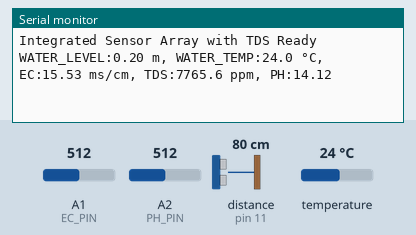
Recording of a sketch running on a simulated Arduino Uno, built with avr-gcc and run on an emulated ATmega328P. On the bench: the last lines printed to the serial monitor. Wiring (inferred from the names in the program): ultrasonic range finder: trigger pin 10; echo pin 11. The test bench sets the inputs (shaded band); at power-on: distance to the obstacle (sensor on pin 11) 80 cm, temperature 24 °C, A1 (EC_PIN) = 512, A2 (PH_PIN) = 512. The echo pulse lasts 58.3 µs per cm.

Above: at 2.6 s.
2.7 s: distance to the obstacle (sensor on pin 11) set to 2 cm
At 3.8 s:
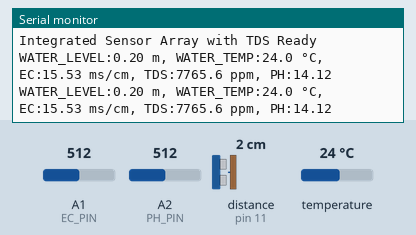
4.2 s: temperature set to 12 °C
At 4.7 s:
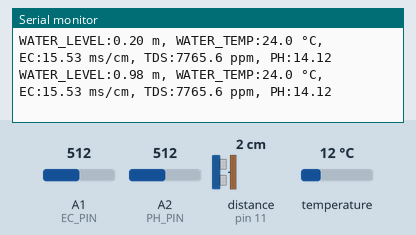
5.7 s: A1 (EC_PIN) set to 716
At 7.0 s:
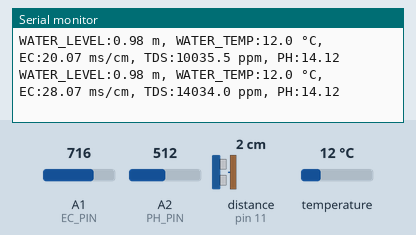
7.2 s: A2 (PH_PIN) set to 716
At 8.3 s:
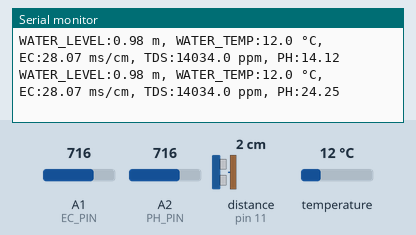
8.7 s: distance to the obstacle (sensor on pin 11) set to 4 cm
At 10.0 s:
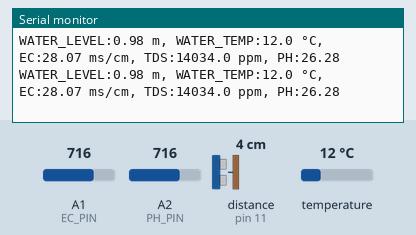
10.2 s: temperature set to 19 °C
At 11.2 s:
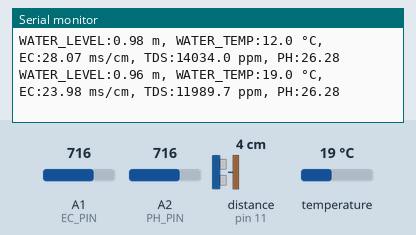
Timing chart, 0 to 12.7 s (numbered marks = the images above; inputs shaded):
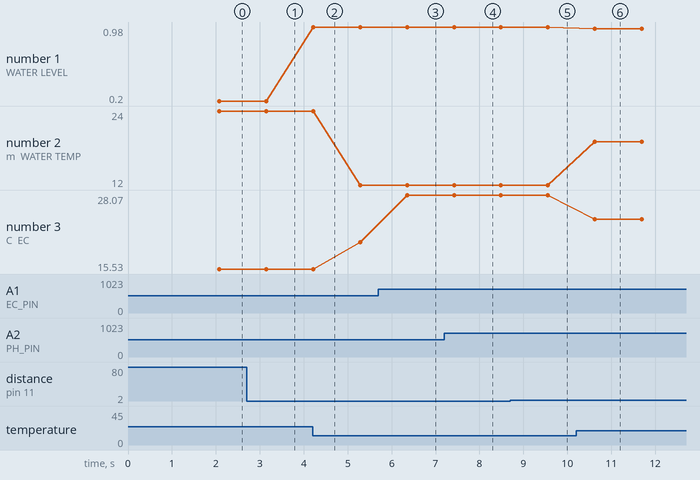

Measured:
- after the input at 5.7 s, the serial monitor: prints a new line after 0.65 s (image 3)
- after the input at 7.2 s, the serial monitor: prints a new line after 0.22 s (image 4)
- after the input at 10.2 s, the serial monitor: prints a new line after 0.43 s (image 6)
- plotted number 2: 24 → 12 after the input at 4.2 s, 12 → 19 after the input at 10.2 s
- plotted number 3: 15.53 → 20.07 after the input at 4.2 s, 20.07 → 28.07 after the input at 5.7 s, 28.07 → 23.98 after the input at 10.2 s

The sketch:

stream2pi.ino
```cpp
#include "DFRobot_EC.h"
#include <EEPROM.h>
#include <OneWire.h>
#include <DallasTemperature.h>

// Ultrasonic Sensor Configuration
const int trigPin = 10; // Trigger pin
const int echoPin = 11; // Echo pin
const float tankHeight = 1.0; // Total height of the tank in meters

// EC Sensor Pin
#define EC_PIN A1

// DS18B20 Sensor Pin
#define ONE_WIRE_BUS 2
OneWire oneWire(ONE_WIRE_BUS);
DallasTemperature sensors(&oneWire);

// Variables for EC, TDS, and temperature
float voltage = 0.0, ecValue = 0.0, tdsValue = 0.0, temperature = 25.0;
DFRobot_EC ec;

// pH Sensor Configuration
#define PH_PIN A2 // Analog pin connected to pH sensor
float slope = 12.2;                  // Slope determined during calibration
float calibration_voltage = 1.916;   // Voltage corresponding to pH 7.0
unsigned long int avgval;
int buffer_arr[10], temp;
float ph_act;

// Real-time measurements
float currentWaterLevel = 0.0; // Measured water level in meters

// Sampling Intervals
const unsigned long samplingInterval = 1000; // 1 second
unsigned long lastSampleTime = 0;

void setup() {
  // Ultrasonic Sensor Pins
  pinMode(trigPin, OUTPUT);
  pinMode(echoPin, INPUT);

  // Initialize DS18B20 Temperature Sensor
  sensors.begin();

  // Initialize EC Sensor
  ec.begin();

  // Initialize Serial Communication
  Serial.begin(115200);
  Serial.println("Integrated Sensor Array with TDS Ready");
}

void loop() {
  unsigned long currentTime = millis();

  // Sample and stream data every second
  if (currentTime - lastSampleTime >= samplingInterval) {
    lastSampleTime = currentTime;
    sampleAndStreamData();
  }
}

void sampleAndStreamData() {
  // Measure water level using ultrasonic sensor
  currentWaterLevel = measureWaterLevel();

  // Measure temperature using DS18B20
  temperature = measureTemperature();

  // Measure EC using the EC sensor
  ecValue = measureEC();

  // Calculate TDS from EC
  tdsValue = ecValue * 500;

  // Measure pH using the calibrated pH sensor
  ph_act = measurePH();

  // Stream the data to the Serial port
  Serial.print("WATER_LEVEL:");
  Serial.print(currentWaterLevel, 2);
  Serial.print(" m, WATER_TEMP:");
  Serial.print(temperature, 1);
  Serial.print(" °C, EC:");
  Serial.print(ecValue, 2);
  Serial.print(" ms/cm, TDS:");
  Serial.print(tdsValue, 1);
  Serial.print(" ppm, PH:");
  Serial.println(ph_act, 2);
}

float measureWaterLevel() {
  // Send a 10-microsecond pulse to trigger pin
  digitalWrite(trigPin, LOW);
  delayMicroseconds(2);
  digitalWrite(trigPin, HIGH);
  delayMicroseconds(10);
  digitalWrite(trigPin, LOW);

  // Read the duration of the echo signal
  long duration = pulseIn(echoPin, HIGH, 40000); // Timeout after 40ms

  if (duration == 0) {
    // No echo received
    return 0.0;
  }

  // Convert the duration to distance (meters)
  float distance = (duration / 2.0) * 0.000343;

  // Calculate water level
  float waterLevel = tankHeight - distance;

  // Ensure non-negative water level
  return max(waterLevel, 0.0);
}

float measureEC() {
  // Read voltage from EC sensor
  voltage = analogRead(EC_PIN) / 1024.0 * 5000;

  // Convert voltage to EC with temperature compensation
  return ec.readEC(voltage, temperature);
}

float measurePH() {
  // Collect and sort 10 samples from the pH sensor
  for (int i = 0; i < 10; i++) {
    buffer_arr[i] = analogRead(PH_PIN);
    delay(30);
  }
  for (int i = 0; i < 9; i++) {
    for (int j = i + 1; j < 10; j++) {
      if (buffer_arr[i] > buffer_arr[j]) {
        temp = buffer_arr[i];
        buffer_arr[i] = buffer_arr[j];
        buffer_arr[j] = temp;
      }
    }
  }

  // Average the middle 6 samples
  avgval = 0;
  for (int i = 2; i < 8; i++) {
    avgval += buffer_arr[i];
  }

  // Convert the average to a voltage
  float volt = (float)avgval * 5 / 1024.0 / 6;

  // Calculate the pH value using the calibration equation
  return 7 + (slope * (volt - calibration_voltage));
}

float measureTemperature() {
  sensors.requestTemperatures(); // Request temperature from DS18B20
  return sensors.getTempCByIndex(0); // Return temperature in Celsius
}
```
